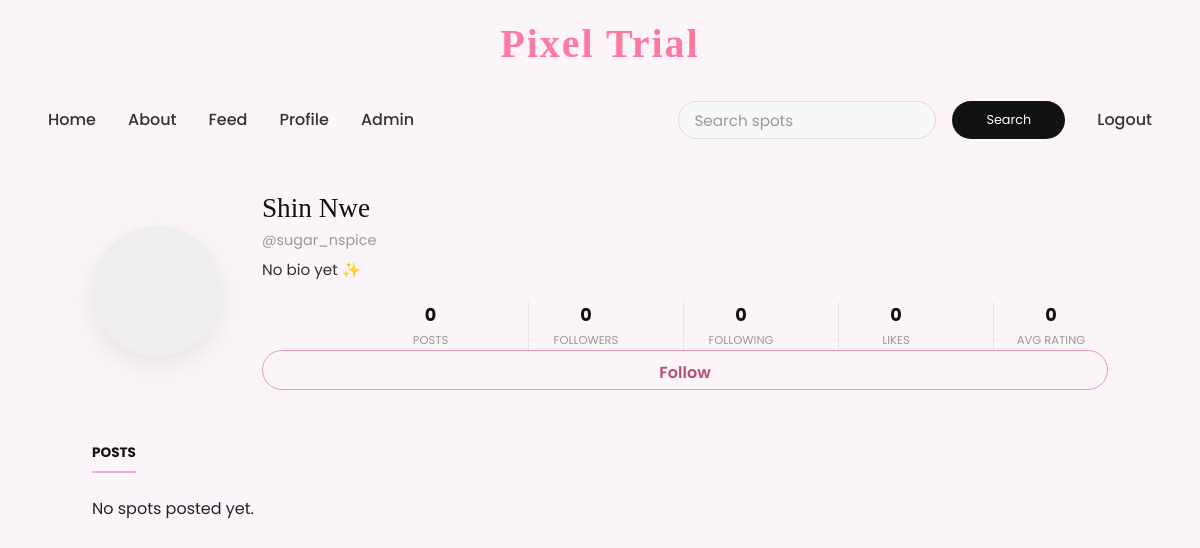
Before: /profile/23 (signed in) with the older database file.
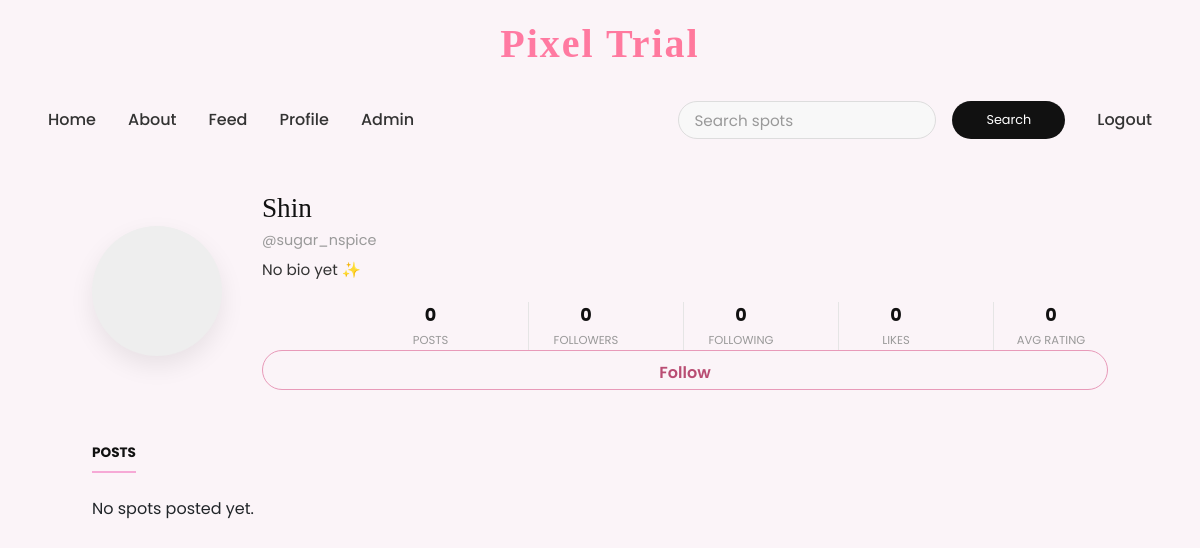
After: the same page with the newer database file.
### tables this page shows
CREATE TABLE users (
    id          INTEGER PRIMARY KEY AUTOINCREMENT,
    username    TEXT UNIQUE NOT NULL,
    email       TEXT UNIQUE,
    password    TEXT NOT NULL,
    role        TEXT DEFAULT 'user',
    is_admin    INTEGER DEFAULT 0
);

CREATE TABLE profiles (
    id            INTEGER PRIMARY KEY AUTOINCREMENT,
    user_id       INTEGER UNIQUE NOT NULL,
    bio           TEXT,
    profile_photo TEXT DEFAULT 'default.jpg',
    instagram     TEXT,
    FOREIGN KEY(user_id) REFERENCES users(id)
);

### app.py (the view)
@app.route("/profile")
@app.route("/profile/<int:user_id>")
def profile(user_id=None):
    if "user_id" not in session:
        return redirect("/login")
    if user_id is None:
        user_id = session["user_id"]
    db = get_db()
    user = db.execute("""
        SELECT
            users.id,
            users.username,
            users.email,
            profiles.bio,
            profiles.profile_photo,
            profiles.instagram
        FROM users
        LEFT JOIN profiles ON users.id = profiles.user_id
        WHERE users.id = ?
    """, (user_id,)).fetchone()
    if not user:
        db.close()
        return "User not found", 404
    posts = db.execute("""
        SELECT *
        FROM spots
        WHERE user_id = ?
        ORDER BY created_at DESC
    """, (user_id,)).fetchall()
    followers = db.execute(
        "SELECT COUNT(*) FROM followers WHERE following_id = ?",
        (user_id,)
    ).fetchone()[0]
    following = db.execute(
        "SELECT COUNT(*) FROM followers WHERE follower_id = ?",
        (user_id,)
    ).fetchone()[0]
    likes = db.execute("""
        SELECT COUNT(*)
        FROM likes
        JOIN spots ON likes.spot_id = spots.id
        WHERE spots.user_id = ?
    """, (user_id,)).fetchone()[0]
    avg_rating = db.execute("""
        SELECT ROUND(AVG(rating), 1)
        FROM ratings
        JOIN spots ON ratings.spot_id = spots.id
        WHERE spots.user_id = ?
    """, (user_id,)).fetchone()[0]
    if avg_rating is None:
        avg_rating = 0
    is_following = False
    if session["user_id"] != user_id:
        is_following = db.execute(
            "SELECT 1 FROM followers WHERE follower_id = ? AND following_id = ?",
            (session["user_id"], user_id)
        ).fetchone() is not None
    db.close()
    return render_template(
        "profile.html",
        user=user,
        posts=posts,
        followers=followers,
        following=following,
        likes=likes,
        avg_rating=avg_rating,
        is_following=is_following
    )

### app.py (called while the page is built)
@app.context_processor
def inject_site_name():
    return {"siteName": "Pixel Trial"}

def get_db():
    conn = sqlite3.connect(DB_PATH)
    conn.row_factory = sqlite3.Row
    return conn

@app.before_request
def check_user_session():
    if 'user_id' in session:
        db = get_db()
        user = db.execute(
            'SELECT id, role, is_admin FROM users WHERE id = ?',
            (session['user_id'],)
        ).fetchone()
        db.close()
        if not user:
            session.clear()
        else:
            session['role'] = user['role']
            session['is_admin'] = bool(user['is_admin'])

### templates/profile.html (shortened to what this page needs)
{% extends "base.html" %}
{% block content %}
<div class="pf-wrap">
<div class="pf-hero">
    <div class="pf-avatar">
    </div>
    <div class="pf-info">
      <h1 class="pf-username">{{ user.username }}</h1>
      {% if user.instagram %}
        <p class="pf-handle">@{{ user.instagram }}</p>
      {% else %}
        <p class="pf-handle">@{{ user.username }}</p>
      {% endif %}
      <p class="pf-bio">{{ user.bio or "No bio yet ✨" }}</p>
      <div class="pf-stats">
        <div class="pf-stat">
          <strong>{{ posts | length }}</strong>
          <span>Posts</span>
        </div>
        <div class="pf-stat">
          <strong>{{ followers }}</strong>
          <span>Followers</span>
        </div>
        <div class="pf-stat">
          <strong>{{ following }}</strong>
          <span>Following</span>
        </div>
        <div class="pf-stat">
          <strong>{{ likes }}</strong>
          <span>Likes</span>
        </div>
        <div class="pf-stat">
          <strong>{{ avg_rating }}</strong>
          <span>Avg rating</span>
        </div>
      </div>
      <div class="pf-actions">
        {% if session.get('user_id') == user.id %}
          <a href="{{ url_for('edit_profile') }}" class="pf-btn">Edit Profile ✎</a>
        {% else %}
          {% if session.get('user_id') %}
            <form action="{{ url_for('follow', user_id=user.id) }}" method="POST">
              <button type="submit" class="pf-btn fill">
                {{ 'Unfollow' if is_following else 'Follow' }}
              </button>
            </form>
          {% endif %}
        {% endif %}
      </div>
    </div>
  </div>
  <p class="pf-section-label">Posts</p>
  {% if posts %}
    <div class="pf-grid">
      {% for post in posts %}
        <a href="{{ url_for('spot_detail', spot_id=post.id) }}" class="pf-cell">
          {% if post.cover_image %}
            <img src="{{ url_for('static', filename='images/spots/' ~ post.cover_image) }}"
                 alt="{{ post.name }}">
          {% else %}
            <div class="pf-cell-placeholder">{{ post.name }}</div>
          {% endif %}
          <div class="pf-cell-footer">{{ post.name }}</div>
          <div class="pf-cell-overlay">
            <span>{{ post.location or '' }}</span>
          </div>
        </a>
      {% endfor %}
    </div>
  {% else %}
    <p class="pf-empty">No spots posted yet.</p>
  {% endif %}
</div>
{% endblock %}

### templates/base.html (shortened to what this page needs)
<!DOCTYPE html>
<html>
<head>
    <link href="https://cdn.jsdelivr.net/npm/bootstrap@5.3.2/dist/css/bootstrap.min.css" rel="stylesheet">
    <link rel="stylesheet" href="{{ url_for('static', filename='styles.css') }}">
</head>
<body>
 <h2 class="logo">Pixel Trial </h2>
<nav class="navbar navbar-expand-lg navbar-light">
    <div class="container-fluid">
        <div class="collapse navbar-collapse" id="navbarNavAltMarkup">
            <div class="navbar-nav">
                <a class="nav-link active" href="/">Home</a>
                <a class="nav-link" href="/about">About</a>
                <a class="nav-link" href="/feed">Feed</a>
                <a class="nav-link" href="/profile">Profile</a>
                {% if session.get('is_admin') %}
                    <a class="nav-link" href="/admin">Admin</a>
                {% endif %}
            </div>
            <div class="d-flex align-items-center ms-auto">
                <form class="d-flex me-3" action="/search" method="GET">
                    <input class="form-control me-2" type="search" name="query" placeholder="Search spots">
                    <button class="btn btn-outline-light">Search</button>
                </form>
                <div class="navbar-nav">
                    {% if session.get('user_id') %}
                        <a class="nav-link" href="/logout">Logout</a>
                    {% else %}
                        <a class="nav-link" href="/login">Login</a>
                        <a class="nav-link" href="/register">Register</a>
                    {% endif %}
                </div>
            </div>
        </div>
    </div>
</nav>
    <div class="container mt-4">
        {% block content %}
        {% endblock %}
    </div>
</body>
</html>

### static/styles.css (style rules this page uses)
* { margin: 0; padding: 0; box-sizing: border-box; font-family: 'Poppins', sans-serif; }
body { background: #fbf4f8; margin: 0; padding: 0; }
.logo { text-align: center; font-size: 2.5rem; font-weight: 800; font-family: 'Allura', cursive; color: #111; letter-spacing: 2px; margin: 20px 0; }
.logo { background: linear-gradient(45deg, #ff7eb3, #ff758c); -webkit-background-clip: text; -webkit-text-fill-color: transparent; }
h2 { font-size: 2em; color: #000; text-align: center; }
button { width: 100%; height: 40px; background: #fff; border: none; outline: none; border-radius: 40px; cursor: pointer; font-size: 1em; color: #000; font-weight: 500; }
.navbar { background: #fbf4f8!important; padding: 12px 20px; }
.nav-link { color: #333 !important; font-weight: 500; margin: 0 8px; transition: 0.3s; }
.navbar input.form-control { border-radius: 20px; border: 1px solid #ddd; padding: 6px 15px; background: #f8f8f8; color: #333; }
.navbar input::placeholder { color: #999; }
.navbar .btn { border-radius: 20px; padding: 6px 16px; background: #111; color: #fff; border: none; transition: 0.3s; }
.navbar .form-control { height: 38px; font-size: 0.95rem; }
.navbar form { display: flex; align-items: center; gap: 8px; }
.navbar .form-control { flex: 2; height: 38px; }
.navbar .btn-outline-light { flex: 1; height: 38px; padding: 0; font-size: 0.8rem; border-radius: 25px; white-space: nowrap; }
.pf-wrap { max-width: 1180px; margin: 40px auto; padding: 0 50px; }
.pf-hero { display: flex; align-items: center; justify-content: space-between; gap: 40px; margin-bottom: 50px; position: relative; }
.pf-avatar { width: 130px; height: 130px; border-radius: 50%; overflow: hidden; background: #eee; box-shadow: 0 10px 25px rgba(0,0,0,0.08); }
.pf-info { display: flex; flex-direction: column; flex: 1; }
.pf-username { font-family: 'Playfair Display', serif; font-size: 1.7rem; color: #111; margin-bottom: 5px; }
.pf-handle { color: #999; font-size: 0.9rem; margin-bottom: 8px; }
.pf-bio { color: #333; font-size: 0.95rem; margin-bottom: 0; }
.pf-stats { display: flex; gap: 40px; margin-top: 20px; justify-content: flex-end; }
.pf-stat { min-width: 115px; text-align: center; border-left: 1px solid #e5e5e5; padding: 0 18px; }
.pf-stat:first-child { border-left: none; }
.pf-stat strong { display: block; font-size: 1.1rem; color: #111; }
.pf-stat span { display: block; font-size: 0.72rem; color: #999; text-transform: uppercase; margin-top: 4px; }
.pf-actions { justify-content: center; }
.pf-btn { display: inline-block; padding: 10px 42px; border-radius: 999px; border: 1px solid #e89ab9; color: #b94d73; background: transparent; text-decoration: none; font-weight: 600; }
.pf-section-label { display: inline-block; font-size: 0.85rem; font-weight: 700; color: #111; text-transform: uppercase; border-bottom: 2px solid #f6a9d6; padding-bottom: 8px; margin-bottom: 24px; }

Changed rows visible on the page:
changed users: username "Shin Nwe" → "Shin"
